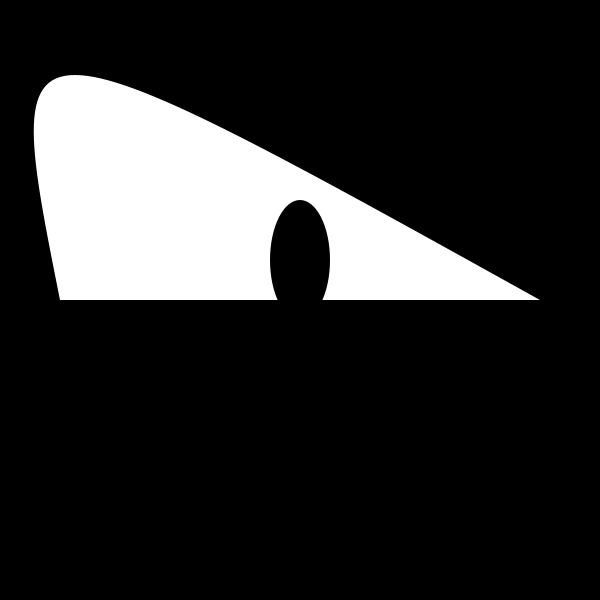
Frame 1 (no input)
Frame 60 (the mouse pressed at the canvas centre just before this capture): identical to frame 1, image omitted
Frame 120 (the mouse held since frame 60 and released just before this capture): blank canvas, image omitted

The Processing sketch that drew this single still picture (run headless with seeded random() and noise(); from frame 60 on, the mouse is pressed at the canvas centre):

// Processing sketch: processing_166319
// ── processing_166319.pde



void setup() {
  size(600, 600);
}

void draw() {

  background(0);
  if (mouseY<=height/2) {
    beginShape();
    fill(255);
    noStroke();
    vertex(60, height/2);
    bezierVertex(mouseX, mouseY, mouseX, mouseY, 540, height/2);
    endShape();


    fill(0);
    ellipse(width/2, height/2-40, 60, 120);
  }
}
